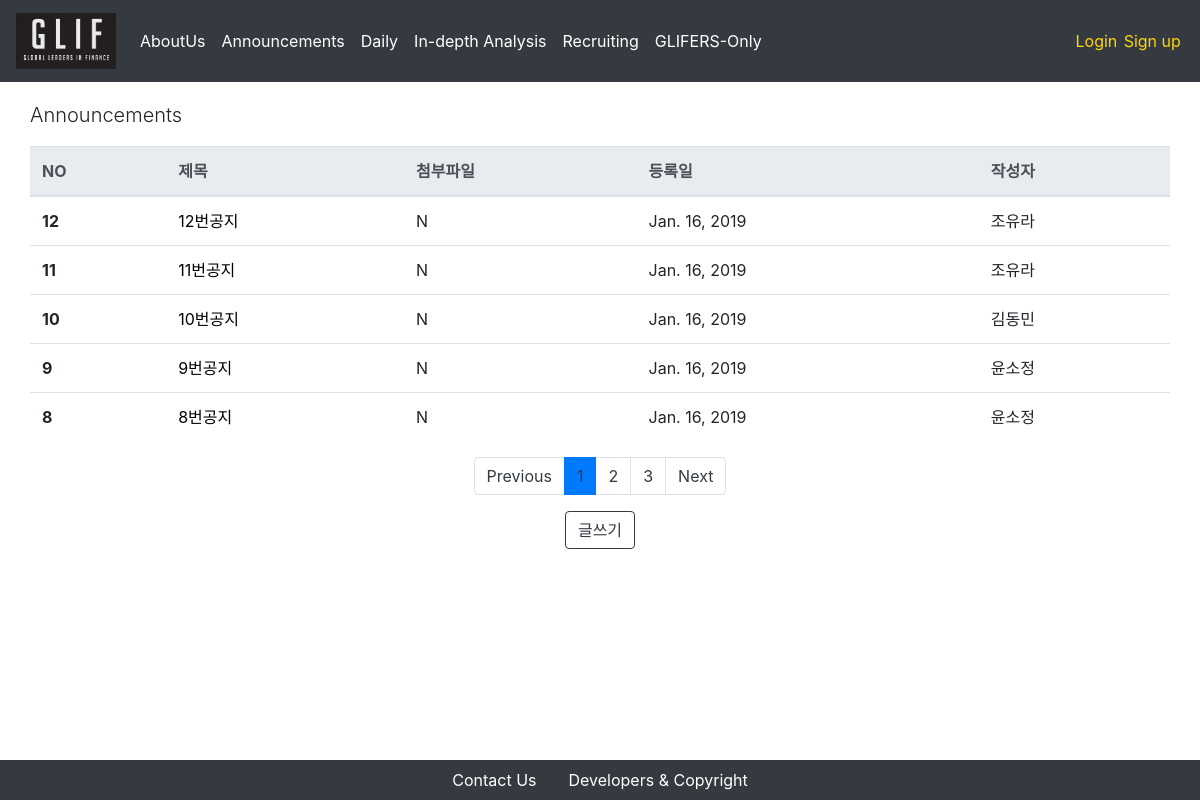
Page /announcement/ on the earlier database version.
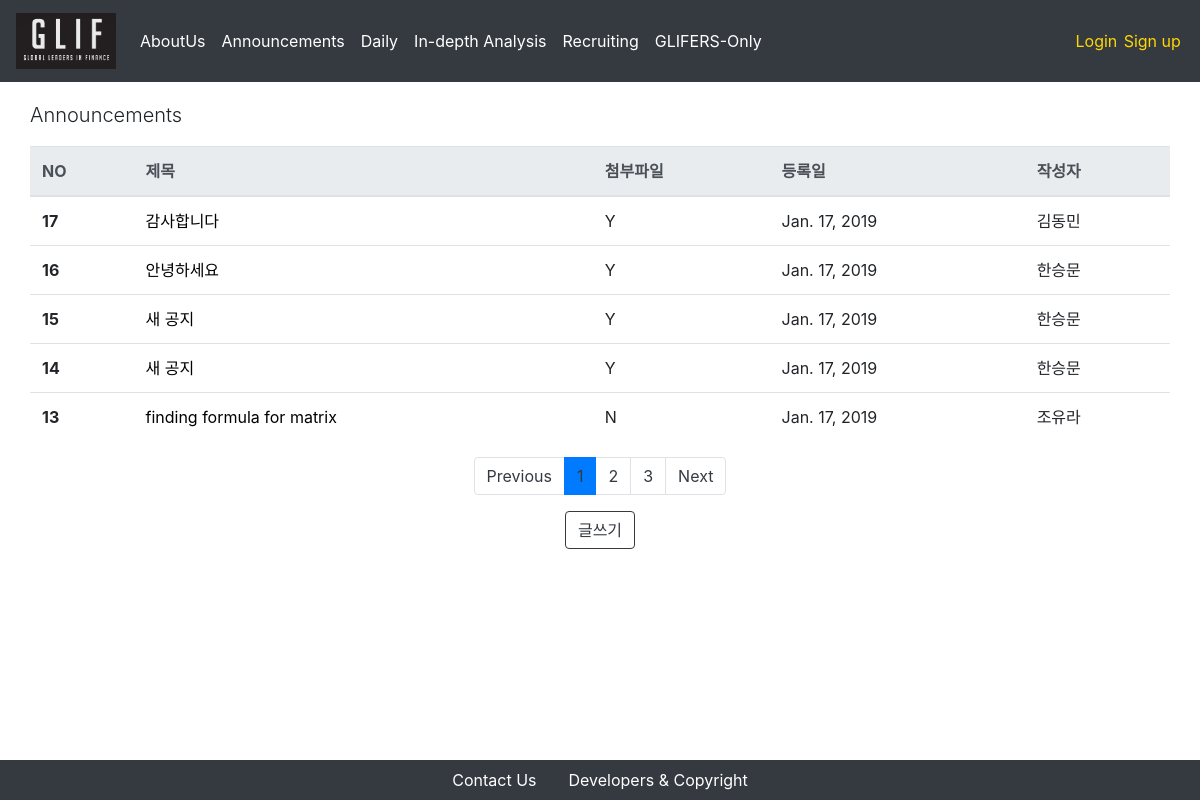
Same page on the later database version.
### announcement/models.py (models this page shows, shortened)
class Post(models.Model):
    title = models.CharField(max_length = 250)
    attached_file = models.FileField(upload_to = 'announcement_attached_files/%Y/%m/%d/', blank = True, null = True)
    written_date = models.DateField(auto_now = True)
    writer = models.ForeignKey(CustomUser, on_delete = models.CASCADE)
    content = models.TextField(max_length= 5000)

### users/models.py (models this page shows)
class CustomUser(AbstractUser):
    name_en = models.CharField(max_length = 250)
    name_kr = models.CharField(max_length = 250)
    birthdate = models.DateField(default = "2000-01-01")
    phonenumber = models.CharField(max_length = 250)
    self_intro = models.TextField(max_length = 1000)
    workplace = models.CharField(max_length = 250, default = '')
    profile_img = models.FileField(upload_to = 'profiles/%Y/%m/%d/')
    glif_OB = 'OB'
    glif_1st = '1기'
    glif_2nd = '2기'
    glif_3rd = '3기'
    glif_4th = '4기'
    nth_CHOICES = (
        (glif_OB, 'OB'),
        (glif_1st, '1기'),
        (glif_2nd, '2기'),
        (glif_3rd, '3기'),
        (glif_4th, '4기'),
    )
    year_in_school = models.CharField(
        max_length=2,
        choices=nth_CHOICES,
        default=glif_4th,
    )
    def __str__(self):
        return self.name_kr

### announcement/views.py (the view)
# urls.py: path('', PostListView.as_view(), name='announcement-index'),
class PostListView(ListView):
    model = Post
    template_name = 'announcement/index.html'
    context_object_name = "posts"
    paginate_by = 5
    block_size = 5 # 하단의 페이지 목록 수
    def get_queryset(self):
        order_by_recent_time = Post.objects.all().order_by("-pk")
        return order_by_recent_time
    def get_context_data(self, **kwargs):
        context = super(PostListView, self).get_context_data(**kwargs)
        block_size = 5 # 하단의 페이지 목록 수
        start_index = int((context['page_obj'].number - 1) / self.block_size) * self.block_size
        end_index = min(start_index + self.block_size, len(context['paginator'].page_range))
        context['page_range'] = context['paginator'].page_range[start_index:end_index]
        return context

### announcement/templates/announcement/index.html
{% extends 'setups/base.html' %}
{% block body %}
<div class = "container">
    <div class = "row">
        <p class = "lead">Announcements</p>
        <table class="table">
            <thead class="thead-light">
                <tr>
                    <th scope="col">NO</th>
                    <th scope="col">제목</th>
                    <th scope="col">첨부파일</th>
                    <th scope="col">등록일</th>
                    <th scope="col">작성자</th>
                </tr>
            </thead>
            <tbody>
                {% for post in posts %}
                    <tr>
                        <th scope="row">{{ post.id }}</th>
                        <td>
                            <a href="/announcement/{{post.pk}}" style = "color:black"> {{ post.title }} </a>
                        </td>
                        {% if post.attached_file != '' %}
                            <td>Y</td>
                        {% else %}
                            <td>N</td>
                        {% endif %}
                        <td>{{ post.written_date }}</td>
                        <td>{{ post.writer }}</td>
                    </tr>
                {% endfor %}
            </tbody>
        </table>
    </div>
    <nav aria-label="Page navigation">
        <ul class="pagination justify-content-center">
            {% if page_obj.has_previous %}
            <li class = "page-item">
                <a class = "page-link" href="?page={{ page_obj.previous_page_number }}" aria-label="Previous">
                Previous
                </a>
            </li>
            {% else %}
            <li class="page-item"><a class="page-link" href="#" tabindex="-1" aria-disabled="true">Previous</a></li>
            {% endif %}
            {% for i in page_range %}
            {% if page_obj.number == i %}
                <li class = "active page-item"><a class="page-link" href="#">{{i}}</a></li>
            {% else %}
                <li class = "page-item"><a class = "page-link" href="?page={{ i }}">{{ i }}</a></li>
            {% endif %}
            {% endfor %}
            {% if page_obj.has_next %}
            <li class = "page-item">
                <a class = "page-link" href="?page={{ page_obj.next_page_number }}" aria-label="Next">
                    Next
                </a>
            </li>
            {% else %}
            <li class="page-item">
                <a class="page-link" href="#">Next</a>
            </li>
            {% endif %}
        </ul>
    </nav>
    <div class = "row align-items-center justify-content-center">
        <button type="button" class="btn btn-outline-dark" onclick="location.href = '/announcement/new'">글쓰기</button>
    </div>
</div>
{% endblock %}

Differences in the rows shown:
no longer on this page (row unchanged): Post: id "12", title "12번공지", attached_file "N", written_date "Jan. 16, 2019", writer "조유라"
removed Post: id "11", title "11번공지", attached_file "N", written_date "Jan. 16, 2019", writer "조유라"
removed Post: id "10", title "10번공지", attached_file "N", written_date "Jan. 16, 2019", writer "김동민"
removed Post: id "9", title "9번공지", attached_file "N", written_date "Jan. 16, 2019", writer "윤소정"
no longer on this page (row unchanged): Post: id "8", title "8번공지", attached_file "N", written_date "Jan. 16, 2019", writer "윤소정"
added Post: id "17", title "감사합니다", shows "Y", written_date "Jan. 17, 2019", writer "김동민"
added Post: id "16", title "안녕하세요", shows "Y", written_date "Jan. 17, 2019", writer "한승문"
added Post: id "15", title "새 공지", shows "Y", written_date "Jan. 17, 2019", writer "한승문"
added Post: id "14", title "새 공지", shows "Y", written_date "Jan. 17, 2019", writer "한승문"
added Post: id "13", title "finding formula for matrix", attached_file "N", written_date "Jan. 17, 2019", writer "조유라"
